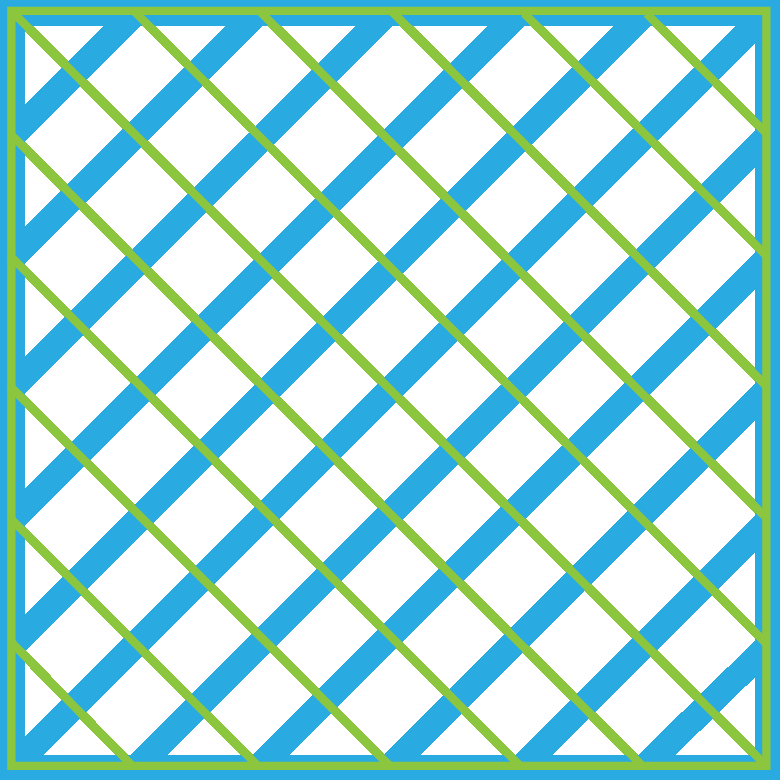
#> input picture unit4/Course_images/corner_test_2.png, 780 x 781 px, found by its file name
$ python example4_1.py
#> lines starting #> are read from the running program, lines starting #| are printed output that depends on the picture; after the words box and inside, x2 and y2 are one past the last pixel; in counts of white or black regions, pixels touching at a corner belong together
#!/usr/bin/env python

import cv2
import numpy as np

image = cv2.imread('/home/user/catkin_ws/src/unit4/Course_images/corner_test_2.png')
#> image is the input picture: shape (781, 780, 3); mean B, G, R 219.8, 220.8, 171.8

gray = cv2.cvtColor(image, cv2.COLOR_RGB2GRAY)
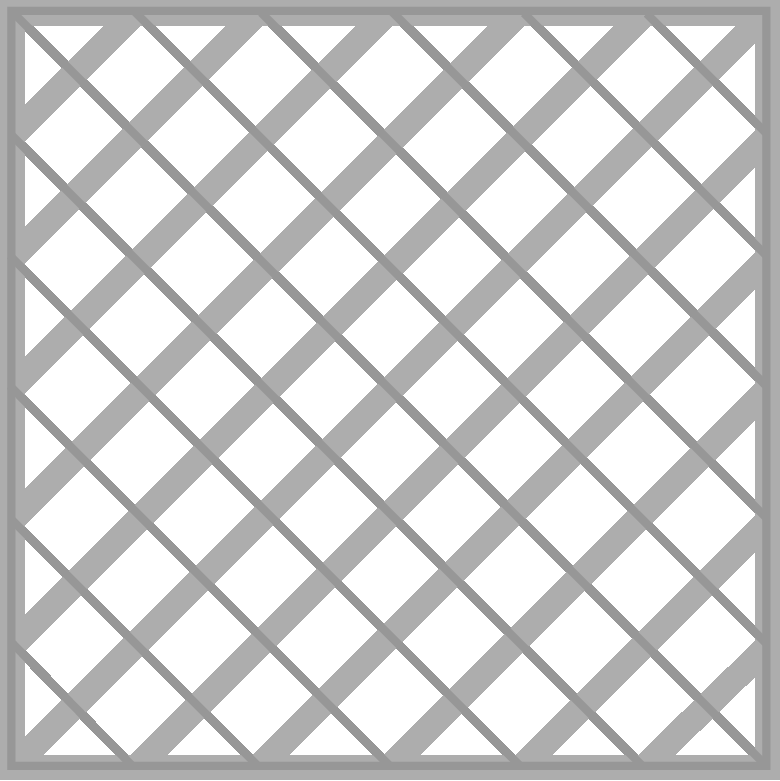
#> gray: shape (781, 780); min 151, max 255, mean 215

fast = cv2.FastFeatureDetector_create()

#Keypoints using non Max Supression
Keypoints_1 = fast.detect(gray, None)
#> Keypoints_1 = 38 keypoints; strongest (x, y, size): (8, 7, 7), (769, 7, 7), (23, 15, 7), (131, 15, 7)

#Set non Max Supression disabled
fast.setNonmaxSuppression(False)

#Keypoints without non max Suppression
Keypoints_2 = fast.detect(gray, None)
#> Keypoints_2 = 2138 keypoints; strongest (x, y, size): (7, 7, 7), (8, 7, 7), (9, 7, 7), (767, 7, 7)

#Create  instance of the original image

image_without_nonmax = np.copy(image)

# Draw keypoints on top of the input image

cv2.drawKeypoints(image, Keypoints_2, image_without_nonmax, color=(0,35,250))
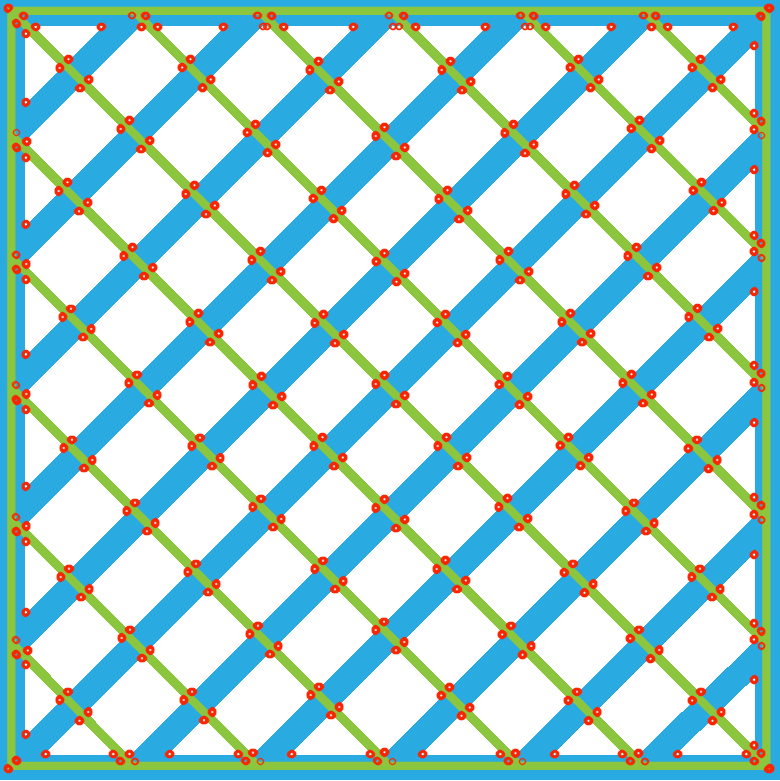
#> image_without_nonmax: shape (781, 780, 3); 5.05% of pixels changed, all inside (x1, y1, x2, y2) = (3, 3, 775, 774)


cv2.imshow('Without non max Supression',image_without_nonmax)
cv2.waitKey(0)
cv2.destroyAllWindows()

$ run again, with unit4/Course_images/corner_test.png copied over unit4/Course_images/corner_test_2.png
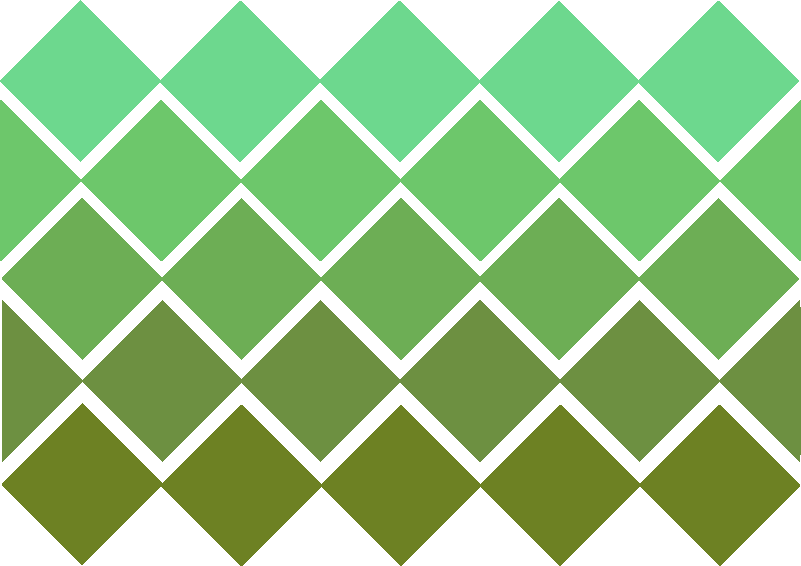
#> input picture unit4/Course_images/corner_test.png, 801 x 566 px, found by its file name
#> image is the input picture: shape (566, 801, 3); mean B, G, R 132.5, 194.9, 148.7
#> `gray = cv2.cvtColor(image, cv2.COLOR_RGB2GRAY)`:
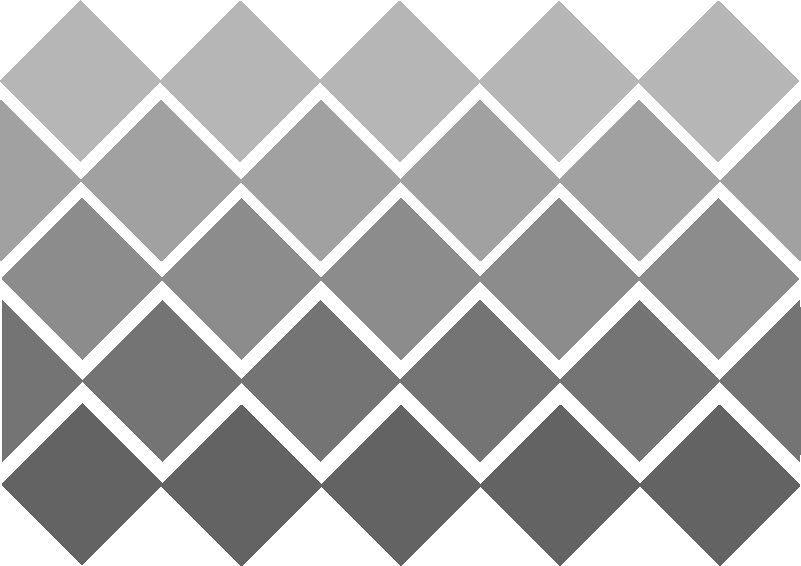
#> gray: shape (566, 801); min 99, max 255, mean 171
#> Keypoints_1 = ()
#> Keypoints_2 = 522 keypoints; strongest (x, y, size): (159, 77, 7), (160, 77, 7), (161, 77, 7), (318, 77, 7)
#> `cv2.drawKeypoints(image, Keypoints_2, image_without_nonmax, color=(0,3..`:
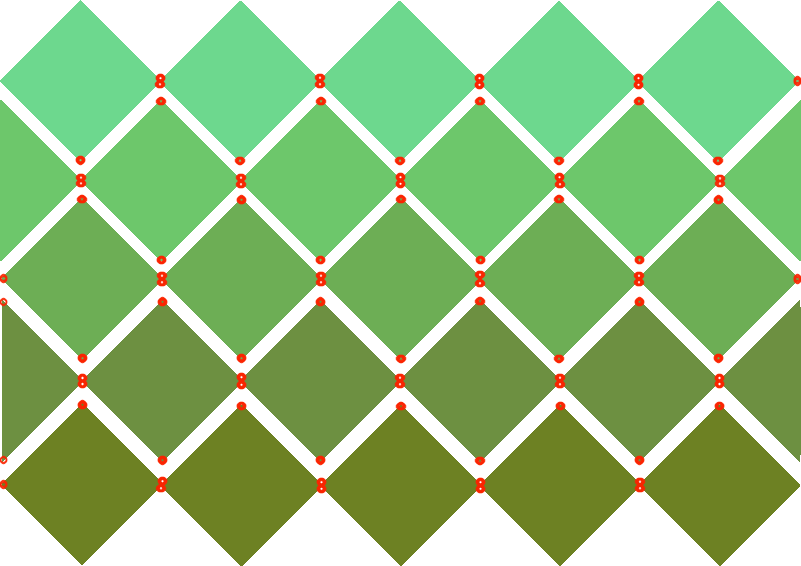
#> image_without_nonmax: shape (566, 801, 3); 1.53% of pixels changed, all inside (x1, y1, x2, y2) = (0, 73, 801, 494)
